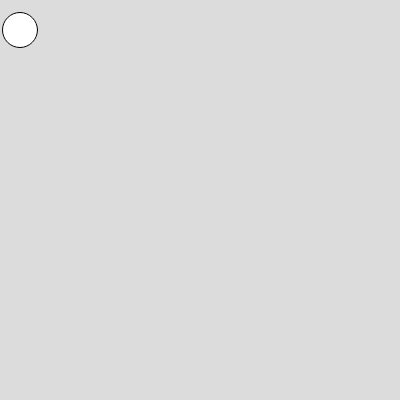
Frame 1 (no input)
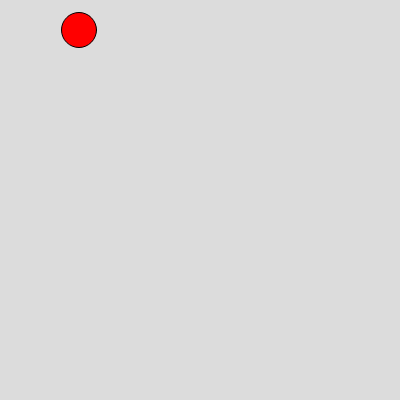
Frame 60 (no input)
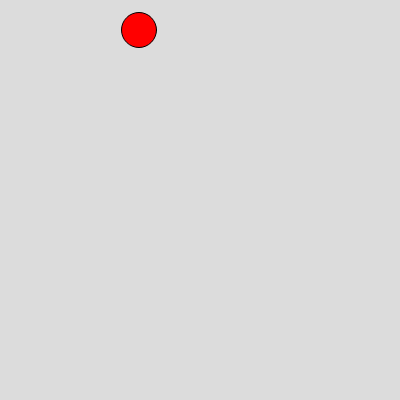
Frame 120 (the mouse pressed at the canvas centre since frame 60)

The p5.js sketch that drew these frames (run headless with seeded random() and noise() and a simulated clock; from frame 60 on, the mouse is pressed at the canvas centre):

// p5.js sketch
// ── sketch.js
var ball = {
  x: 20,
  y: 30,
  r: 35,
  xspeed: 0,
  yspeed: 0,
  color: ["red","blue"]
}

function setup() {
  createCanvas(400, 400);
}

function draw() {
  background(220);
  circle (ball.x, ball.y, ball.r);
  fill (ball.color[0]);
  ball.xspeed = 1;
  ball.x = ball.x + ball.xspeed;
}
